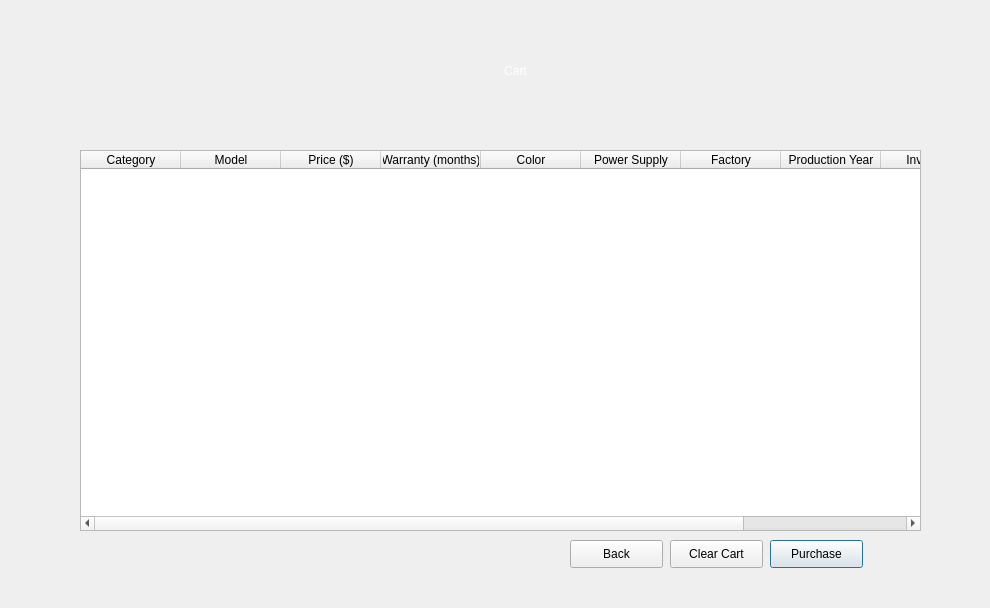
<?xml version="1.0" encoding="UTF-8"?>
<ui version="4.0">
 <class>Dialog</class>
 <widget class="QDialog" name="Dialog">
  <property name="geometry">
   <rect>
    <x>0</x>
    <y>0</y>
    <width>990</width>
    <height>608</height>
   </rect>
  </property>
  <property name="windowTitle">
   <string>Dialog</string>
  </property>
  <widget class="QWidget" name="widget" native="true">
   <property name="geometry">
    <rect>
     <x>-10</x>
     <y>0</y>
     <width>1000</width>
     <height>641</height>
    </rect>
   </property>
   <property name="styleSheet">
    <string notr="true">QWidget#widget{
background-color: qlineargradient(spread:pad, x1:0.562182, y1:0.466, x2:1, y2:1, stop:0.0454545 rgba(210, 108, 43, 255), stop:0.982955 rgba(255, 255, 255, 255));;}
background-color: rgb(231, 154, 0);
</string>
   </property>
   <widget class="QLabel" name="cartLabel">
    <property name="geometry">
     <rect>
      <x>400</x>
      <y>20</y>
      <width>251</width>
      <height>101</height>
     </rect>
    </property>
    <property name="autoFillBackground">
     <bool>false</bool>
    </property>
    <property name="styleSheet">
     <string notr="true">font: 85 50pt &quot;MS Shell Dlg 2&quot;;
color: rgb(255, 255, 255);
</string>
    </property>
    <property name="text">
     <string>Cart</string>
    </property>
    <property name="alignment">
     <set>Qt::AlignCenter</set>
    </property>
   </widget>
   <widget class="QTableWidget" name="carttable">
    <property name="geometry">
     <rect>
      <x>90</x>
      <y>150</y>
      <width>841</width>
      <height>381</height>
     </rect>
    </property>
    <property name="tabKeyNavigation">
     <bool>true</bool>
    </property>
    <property name="showDropIndicator" stdset="0">
     <bool>true</bool>
    </property>
    <property name="selectionMode">
     <enum>QAbstractItemView::SingleSelection</enum>
    </property>
    <property name="selectionBehavior">
     <enum>QAbstractItemView::SelectRows</enum>
    </property>
    <property name="showGrid">
     <bool>true</bool>
    </property>
    <property name="sortingEnabled">
     <bool>false</bool>
    </property>
    <attribute name="horizontalHeaderVisible">
     <bool>true</bool>
    </attribute>
    <attribute name="horizontalHeaderCascadingSectionResizes">
     <bool>true</bool>
    </attribute>
    <attribute name="horizontalHeaderStretchLastSection">
     <bool>true</bool>
    </attribute>
    <attribute name="verticalHeaderVisible">
     <bool>false</bool>
    </attribute>
    <attribute name="verticalHeaderCascadingSectionResizes">
     <bool>true</bool>
    </attribute>
    <attribute name="verticalHeaderStretchLastSection">
     <bool>false</bool>
    </attribute>
    <column>
     <property name="text">
      <string>Category</string>
     </property>
    </column>
    <column>
     <property name="text">
      <string>Model</string>
     </property>
    </column>
    <column>
     <property name="text">
      <string>Price ($)</string>
     </property>
    </column>
    <column>
     <property name="text">
      <string>Warranty (months)</string>
     </property>
    </column>
    <column>
     <property name="text">
      <string>Color</string>
     </property>
    </column>
    <column>
     <property name="text">
      <string>Power Supply</string>
     </property>
    </column>
    <column>
     <property name="text">
      <string>Factory</string>
     </property>
    </column>
    <column>
     <property name="text">
      <string>Production Year</string>
     </property>
    </column>
    <column>
     <property name="text">
      <string>Inventory</string>
     </property>
    </column>
    <column>
     <property name="text">
      <string>In Cart</string>
     </property>
    </column>
   </widget>
   <widget class="QPushButton" name="purchaseBtn">
    <property name="geometry">
     <rect>
      <x>780</x>
      <y>540</y>
      <width>93</width>
      <height>28</height>
     </rect>
    </property>
    <property name="text">
     <string>Purchase</string>
    </property>
   </widget>
   <widget class="QPushButton" name="clearCartBtn">
    <property name="geometry">
     <rect>
      <x>680</x>
      <y>540</y>
      <width>93</width>
      <height>28</height>
     </rect>
    </property>
    <property name="text">
     <string>Clear Cart</string>
    </property>
   </widget>
   <widget class="QPushButton" name="back2searchBtn">
    <property name="geometry">
     <rect>
      <x>580</x>
      <y>540</y>
      <width>93</width>
      <height>28</height>
     </rect>
    </property>
    <property name="text">
     <string>Back</string>
    </property>
   </widget>
  </widget>
 </widget>
 <tabstops>
  <tabstop>carttable</tabstop>
  <tabstop>clearCartBtn</tabstop>
  <tabstop>purchaseBtn</tabstop>
 </tabstops>
 <resources/>
 <connections>
  <connection>
   <sender>carttable</sender>
   <signal>clicked(QModelIndex)</signal>
   <receiver>carttable</receiver>
   <slot>edit(QModelIndex)</slot>
   <hints>
    <hint type="sourcelabel">
     <x>828</x>
     <y>288</y>
    </hint>
    <hint type="destinationlabel">
     <x>855</x>
     <y>369</y>
    </hint>
   </hints>
  </connection>
 </connections>
</ui>
